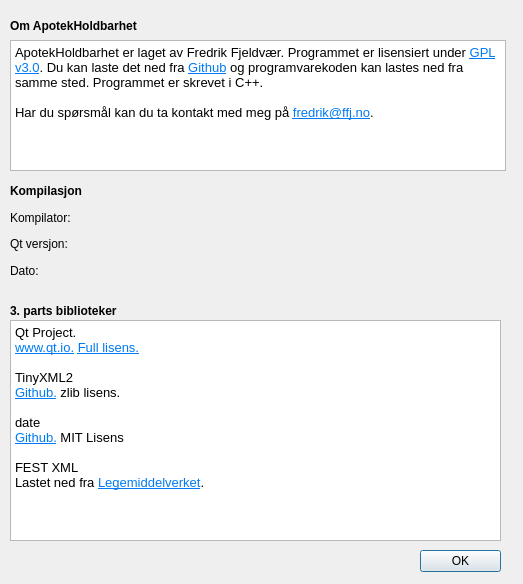
<?xml version="1.0" encoding="UTF-8"?>
<ui version="4.0">
 <class>AboutApotekHoldbarhet</class>
 <widget class="QDialog" name="AboutApotekHoldbarhet">
  <property name="geometry">
   <rect>
    <x>0</x>
    <y>0</y>
    <width>523</width>
    <height>584</height>
   </rect>
  </property>
  <property name="windowTitle">
   <string>Om ApotekHoldbarhet</string>
  </property>
  <property name="windowIcon">
   <iconset resource="../images.qrc">
    <normaloff>:/icons/icons/calendar.png</normaloff>:/icons/icons/calendar.png</iconset>
  </property>
  <widget class="QDialogButtonBox" name="buttonBox">
   <property name="geometry">
    <rect>
     <x>420</x>
     <y>550</y>
     <width>81</width>
     <height>31</height>
    </rect>
   </property>
   <property name="orientation">
    <enum>Qt::Vertical</enum>
   </property>
   <property name="standardButtons">
    <set>QDialogButtonBox::Ok</set>
   </property>
  </widget>
  <widget class="QWidget" name="verticalLayoutWidget">
   <property name="geometry">
    <rect>
     <x>10</x>
     <y>10</y>
     <width>491</width>
     <height>31</height>
    </rect>
   </property>
   <layout class="QVBoxLayout" name="verticalLayout">
    <item>
     <widget class="QLabel" name="label_title">
      <property name="font">
       <font>
        <weight>75</weight>
        <bold>true</bold>
       </font>
      </property>
      <property name="text">
       <string>Om ApotekHoldbarhet</string>
      </property>
     </widget>
    </item>
   </layout>
  </widget>
  <widget class="QWidget" name="horizontalLayoutWidget">
   <property name="geometry">
    <rect>
     <x>10</x>
     <y>40</y>
     <width>496</width>
     <height>131</height>
    </rect>
   </property>
   <layout class="QHBoxLayout" name="horizontalLayout">
    <item>
     <widget class="QTextBrowser" name="textBrowser">
      <property name="html">
       <string>&lt;!DOCTYPE HTML PUBLIC &quot;-//W3C//DTD HTML 4.0//EN&quot; &quot;http://www.w3.org/TR/REC-html40/strict.dtd&quot;&gt;
&lt;html&gt;&lt;head&gt;&lt;meta name=&quot;qrichtext&quot; content=&quot;1&quot; /&gt;&lt;style type=&quot;text/css&quot;&gt;
p, li { white-space: pre-wrap; }
&lt;/style&gt;&lt;/head&gt;&lt;body style=&quot; font-family:'Sans'; font-size:10pt; font-weight:400; font-style:normal;&quot;&gt;
&lt;p style=&quot; margin-top:0px; margin-bottom:0px; margin-left:0px; margin-right:0px; -qt-block-indent:0; text-indent:0px;&quot;&gt;ApotekHoldbarhet er laget av Fredrik Fjeldvær. Programmet er lisensiert under &lt;a href=&quot;https://www.gnu.org/licenses/gpl-3.0.html&quot;&gt;&lt;span style=&quot; text-decoration: underline; color:#007af4;&quot;&gt;GPL v3.0&lt;/span&gt;&lt;/a&gt;. Du kan laste det ned fra &lt;a href=&quot;https://github.com/stupedama/ApotekHoldbarhet/&quot;&gt;&lt;span style=&quot; text-decoration: underline; color:#007af4;&quot;&gt;Github&lt;/span&gt;&lt;/a&gt; og programvarekoden kan lastes ned fra samme sted. Programmet er skrevet i C++.&lt;/p&gt;
&lt;p style=&quot;-qt-paragraph-type:empty; margin-top:0px; margin-bottom:0px; margin-left:0px; margin-right:0px; -qt-block-indent:0; text-indent:0px;&quot;&gt;&lt;br /&gt;&lt;/p&gt;
&lt;p style=&quot; margin-top:0px; margin-bottom:0px; margin-left:0px; margin-right:0px; -qt-block-indent:0; text-indent:0px;&quot;&gt;Har du spørsmål kan du ta kontakt med meg på &lt;a href=&quot;mailto: fredrik@ffj.no&quot;&gt;&lt;span style=&quot; text-decoration: underline; color:#007af4;&quot;&gt;fredrik@ffj.no&lt;/span&gt;&lt;/a&gt;.&lt;/p&gt;&lt;/body&gt;&lt;/html&gt;</string>
      </property>
     </widget>
    </item>
   </layout>
  </widget>
  <widget class="QWidget" name="horizontalLayoutWidget_2">
   <property name="geometry">
    <rect>
     <x>10</x>
     <y>320</y>
     <width>491</width>
     <height>221</height>
    </rect>
   </property>
   <layout class="QHBoxLayout" name="horizontalLayout_2">
    <item>
     <widget class="QTextBrowser" name="textBrowser_2">
      <property name="html">
       <string>&lt;!DOCTYPE HTML PUBLIC &quot;-//W3C//DTD HTML 4.0//EN&quot; &quot;http://www.w3.org/TR/REC-html40/strict.dtd&quot;&gt;
&lt;html&gt;&lt;head&gt;&lt;meta name=&quot;qrichtext&quot; content=&quot;1&quot; /&gt;&lt;style type=&quot;text/css&quot;&gt;
p, li { white-space: pre-wrap; }
&lt;/style&gt;&lt;/head&gt;&lt;body style=&quot; font-family:'Sans'; font-size:10pt; font-weight:400; font-style:normal;&quot;&gt;
&lt;p style=&quot; margin-top:0px; margin-bottom:0px; margin-left:0px; margin-right:0px; -qt-block-indent:0; text-indent:0px;&quot;&gt;Qt Project.&lt;/p&gt;
&lt;p style=&quot; margin-top:0px; margin-bottom:0px; margin-left:0px; margin-right:0px; -qt-block-indent:0; text-indent:0px;&quot;&gt;&lt;a href=&quot;https://www.qt.io/&quot;&gt;&lt;span style=&quot; text-decoration: underline; color:#007af4;&quot;&gt;www.qt.io.&lt;/span&gt;&lt;/a&gt; &lt;a href=&quot;https://doc.qt.io/qt-5/opensourcelicense.html&quot;&gt;&lt;span style=&quot; text-decoration: underline; color:#007af4;&quot;&gt;Full lisens.&lt;/span&gt;&lt;/a&gt;&lt;/p&gt;
&lt;p style=&quot;-qt-paragraph-type:empty; margin-top:0px; margin-bottom:0px; margin-left:0px; margin-right:0px; -qt-block-indent:0; text-indent:0px;&quot;&gt;&lt;br /&gt;&lt;/p&gt;
&lt;p style=&quot; margin-top:0px; margin-bottom:0px; margin-left:0px; margin-right:0px; -qt-block-indent:0; text-indent:0px;&quot;&gt;TinyXML2&lt;/p&gt;
&lt;p style=&quot; margin-top:0px; margin-bottom:0px; margin-left:0px; margin-right:0px; -qt-block-indent:0; text-indent:0px;&quot;&gt;&lt;a href=&quot;https://github.com/leethomason/tinyxml2&quot;&gt;&lt;span style=&quot; text-decoration: underline; color:#007af4;&quot;&gt;Github.&lt;/span&gt;&lt;/a&gt; zlib lisens.&lt;/p&gt;
&lt;p style=&quot;-qt-paragraph-type:empty; margin-top:0px; margin-bottom:0px; margin-left:0px; margin-right:0px; -qt-block-indent:0; text-indent:0px;&quot;&gt;&lt;br /&gt;&lt;/p&gt;
&lt;p style=&quot; margin-top:0px; margin-bottom:0px; margin-left:0px; margin-right:0px; -qt-block-indent:0; text-indent:0px;&quot;&gt;date&lt;/p&gt;
&lt;p style=&quot; margin-top:0px; margin-bottom:0px; margin-left:0px; margin-right:0px; -qt-block-indent:0; text-indent:0px;&quot;&gt;&lt;a href=&quot;https://github.com/HowardHinnant/date&quot;&gt;&lt;span style=&quot; text-decoration: underline; color:#007af4;&quot;&gt;Github.&lt;/span&gt;&lt;/a&gt; MIT Lisens&lt;/p&gt;
&lt;p style=&quot;-qt-paragraph-type:empty; margin-top:0px; margin-bottom:0px; margin-left:0px; margin-right:0px; -qt-block-indent:0; text-indent:0px;&quot;&gt;&lt;br /&gt;&lt;/p&gt;
&lt;p style=&quot; margin-top:0px; margin-bottom:0px; margin-left:0px; margin-right:0px; -qt-block-indent:0; text-indent:0px;&quot;&gt;FEST XML&lt;/p&gt;
&lt;p style=&quot; margin-top:0px; margin-bottom:0px; margin-left:0px; margin-right:0px; -qt-block-indent:0; text-indent:0px;&quot;&gt;Lastet ned fra &lt;a href=&quot;https://legemiddelverket.no/andre-temaer/fest/nedlasting-av-fest&quot;&gt;&lt;span style=&quot; text-decoration: underline; color:#007af4;&quot;&gt;Legemiddelverket&lt;/span&gt;&lt;/a&gt;.&lt;/p&gt;&lt;/body&gt;&lt;/html&gt;</string>
      </property>
     </widget>
    </item>
   </layout>
  </widget>
  <widget class="QWidget" name="verticalLayoutWidget_2">
   <property name="geometry">
    <rect>
     <x>10</x>
     <y>300</y>
     <width>241</width>
     <height>21</height>
    </rect>
   </property>
   <layout class="QVBoxLayout" name="verticalLayout_2">
    <item>
     <widget class="QLabel" name="label">
      <property name="font">
       <font>
        <weight>75</weight>
        <bold>true</bold>
       </font>
      </property>
      <property name="text">
       <string>3. parts biblioteker</string>
      </property>
     </widget>
    </item>
   </layout>
  </widget>
  <widget class="QWidget" name="verticalLayoutWidget_3">
   <property name="geometry">
    <rect>
     <x>10</x>
     <y>180</y>
     <width>491</width>
     <height>101</height>
    </rect>
   </property>
   <layout class="QVBoxLayout" name="verticalLayout_3">
    <item>
     <widget class="QLabel" name="compiled_title">
      <property name="font">
       <font>
        <weight>75</weight>
        <bold>true</bold>
       </font>
      </property>
      <property name="text">
       <string>Kompilasjon</string>
      </property>
     </widget>
    </item>
    <item>
     <widget class="QLabel" name="label_compiled_info">
      <property name="text">
       <string>Kompilator: </string>
      </property>
     </widget>
    </item>
    <item>
     <widget class="QLabel" name="label_qt_version">
      <property name="text">
       <string>Qt versjon: </string>
      </property>
     </widget>
    </item>
    <item>
     <widget class="QLabel" name="label_compiled_date">
      <property name="text">
       <string>Dato: </string>
      </property>
     </widget>
    </item>
   </layout>
  </widget>
 </widget>
 <resources>
  <include location="../images.qrc"/>
 </resources>
 <connections>
  <connection>
   <sender>buttonBox</sender>
   <signal>accepted()</signal>
   <receiver>AboutApotekHoldbarhet</receiver>
   <slot>accept()</slot>
   <hints>
    <hint type="sourcelabel">
     <x>248</x>
     <y>254</y>
    </hint>
    <hint type="destinationlabel">
     <x>157</x>
     <y>274</y>
    </hint>
   </hints>
  </connection>
  <connection>
   <sender>buttonBox</sender>
   <signal>rejected()</signal>
   <receiver>AboutApotekHoldbarhet</receiver>
   <slot>reject()</slot>
   <hints>
    <hint type="sourcelabel">
     <x>316</x>
     <y>260</y>
    </hint>
    <hint type="destinationlabel">
     <x>286</x>
     <y>274</y>
    </hint>
   </hints>
  </connection>
 </connections>
</ui>
